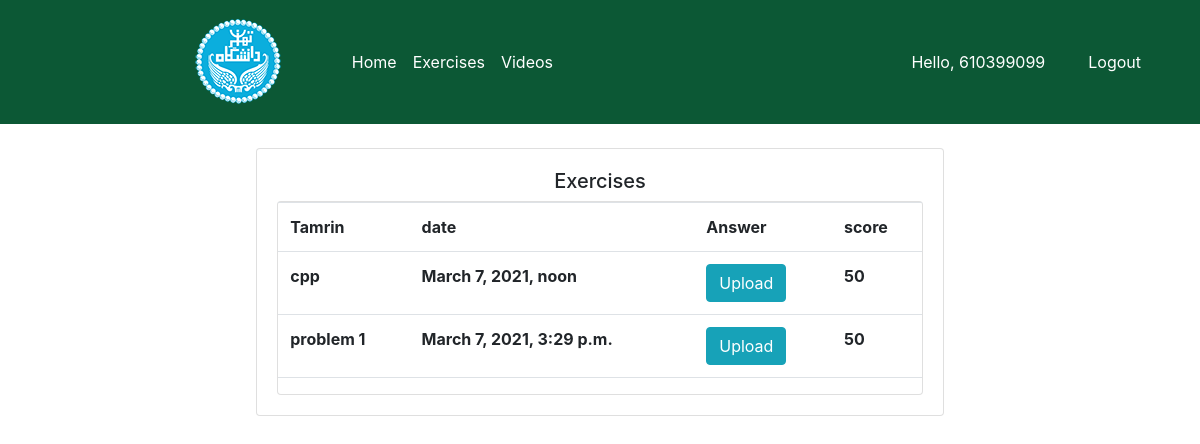
The app's page /menu_student/tamrin/ (signed in) with its own data.
### users/models.py (models this page shows, shortened)
class Tamrin(models.Model):  # order
    name = models.CharField(max_length=50, null=True)
    question = models.CharField(max_length=1000, null=True)
    deadline_tamrin = models.DateTimeField('date published')

class Answers(models.Model):  #product
    responder = models.ForeignKey(Responder, null=True, on_delete=models.SET_NULL)
    document = models.FileField(upload_to='files/', null=True)
    upload_time = models.DateTimeField(auto_now_add=True)
    tamrin = models.ManyToManyField(Tamrin)
    score = models.CharField(max_length=50, null=True, blank=True)

### users/views.py (the view)
# urls.py: path('menu_student/tamrin/', StudentTamrin.as_view(), name='tamrin_student'),
class StudentTamrin(View):
    @method_decorator(login_required(login_url='login'))
    @method_decorator(allowed_users(allowed_roles=['student']))
    def get(self, request):
        tamrinn = Tamrin.objects.all()
        answer = Answers.objects.all()
        tmp = []
        for i in tamrinn:
            try:
                r = request.user.responder.id
                g = Answers.objects.get(tamrin__id=i.id, responder__id=r)
                tmp.append([i,g])
            except:
                g = 0
                tmp.append([i, g])
        return render(request, 'users/tamrin_student.html', {'answer':tmp})

### users/decorator.py (called while the page is built)
def allowed_users(allowed_roles=[]):
    def decorator(view_func):
        def wrapper_func(request, *args, **kwargs):
            group = None
            if request.user.groups.exists():
                group = request.user.groups.all()[0].name
            if group in allowed_roles:
                return view_func(request, *args, **kwargs)
            else:
                return HttpResponse(group)
        return wrapper_func
    return decorator

### users/templates/users/tamrin_student.html (shortened to what this page needs)
{% extends 'users/base.html' %}
{% load static %}
{% block content %}
<br>
<div class="row">
    <div class="col-md-7" style="margin-left:auto;margin-right:auto;">
        <div class="card card-body">
            <h5 class="text-center">Exercises</h5>
            <div class = card card-body>
                <table class="table">
                    <tr>
                        <th>Tamrin</th>
                        <th>date</th>
                        <th>Answer</th>
                        <th>score</th>
                    </tr>
                    {% for i,j in answer %}
                        {% if j != 0 %}
                            <tr>
                                <th>{{ i.name }}</th>
                                <th>{{ j.upload_time }}</th>
                                <th><a href="{% url 'upload_answer' i.id %}" class="btn btn-info">Upload</a></th>
                                <th>{{ j.score }}</th>
                            </tr>
                        {% endif %}
                    {% endfor %}
                </table>
            </div>
        </div>
    </div>
</div>
{% endblock %}

### users/templates/users/base.html (shortened to what this page needs)
{% load static %}
<!doctype html>
<html lang="en">
  <head>
    <link href="https://cdn.jsdelivr.net/npm/bootstrap@5.0.0-beta2/dist/css/bootstrap.min.css" rel="stylesheet">
    <link href="//maxcdn.bootstrapcdn.com/bootstrap/4.1.1/css/bootstrap.min.css" rel="stylesheet" id="bootstrap-css">
    <link type="text/css" rel="stylesheet" href="{% static '/css/main.css' %}">
  </head>
  <body>
    <nav class="navbar navbar-expand-lg navbar-dark bg-dark">
      <img src="{% static 'medias/images/logo.png' %}" alt="logo" style="width:8=90px; padding:10px; margin-left:10%">
      <div class="collapse navbar-collapse" id="navbarNav">
        <ul class="navbar-nav">
          {% if request.user.is_staff %}
            <li class="nav-item active">
              <a class="nav-link" href="{% url 'menu_ostad' %}">Home <span class="sr-only">(current)</span></a>
            </li>
            <li class="nav-item active">
              <a class="nav-link" href="{% url 'tamrin_ostad' %}">Exercises <span class="sr-only">(current)</span></a>
            </li>
            <li class="nav-item active">
              <a class="nav-link" href="{% url 'video_ostad' %}">Videos <span class="sr-only">(current)</span></a>
            </li>
          {% else %}
            <li class="nav-item active">
              <a class="nav-link" href="{% url 'menu_student' %}">Home <span class="sr-only">(current)</span></a>
            </li>
            <li class="nav-item active">
              <a class="nav-link" href="{% url 'tamrin_student' %}">Exercises <span class="sr-only">(current)</span></a>
            </li>
            <li class="nav-item active">
              <a class="nav-link" href="{% url 'video_student' %}">Videos <span class="sr-only">(current)</span></a>
            </li>
          {% endif %}
        </ul>
      </div>
      <span style="color:white;margin-right:30px">Hello, {{request.user}}</span>
      <span><a style="color:white;margin-right:30px" href="{% url 'logout' %}" class="btn">Logout</a></span>
    </nav>
    {% block content%}
    {% endblock %}
  </body>
</html>

### static/css/main.css (style rules this page uses)
.bg-dark { background-color: #0C5835 !important; }

### users/templates/users/base.html (style rules this page uses)
.bg-dark { background-color: #0C5835 !important; }

### records on screen
Tamrin: name "cpp", upload_time "March 7, 2021, noon", score "50"
Tamrin: name "problem 1", upload_time "March 7, 2021, 3:29 p.m.", score "50"

### other values on screen
{{ request.user }} "610399099"
